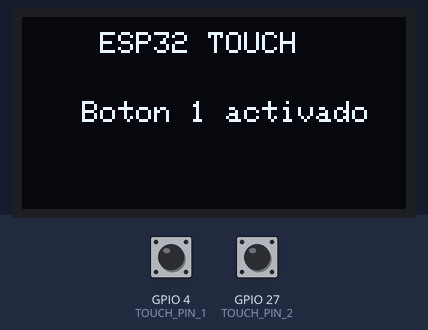
Recording of a sketch running on a simulated ESP32. On the bench: 128×64 one-colour display. The test bench sets the inputs (shaded band); at power-on: GPIO 4 (TOUCH_PIN_1) HIGH, GPIO 27 (TOUCH_PIN_2) HIGH. What the sketch prints to the serial monitor is not drawn.

Above: at 0.1 s.

The sketch:

Labo4.ino
```cpp
#include <Wire.h>
#include <Adafruit_GFX.h>
#include <Adafruit_SH110X.h>

#define SCREEN_WIDTH 128
#define SCREEN_HEIGHT 64
#define OLED_RESET -1
#define OLED_ADDRESS 0x3C

Adafruit_SH1106G display(
  SCREEN_WIDTH,
  SCREEN_HEIGHT,
  &Wire,
  OLED_RESET
);

const int TOUCH_PIN_1 = 4;
const int TOUCH_PIN_2 = 27;

const int UMBRAL_TOUCH = 700;

void setup() {

  Serial.begin(115200);

  Wire.begin(21, 22);

  if (!display.begin(OLED_ADDRESS, true)) {
    Serial.println("Error al iniciar la pantalla OLED");
    while (1);
  }

  display.clearDisplay();
  display.setTextColor(SH110X_WHITE);
}

void loop() {

  int touch1 = touchRead(TOUCH_PIN_1);
  int touch2 = touchRead(TOUCH_PIN_2);

  Serial.print("Boton 1: ");
  Serial.print(touch1);

  Serial.print(" | Boton 2: ");
  Serial.println(touch2);

  display.clearDisplay();

  display.setTextSize(1);
  display.setCursor(26, 5);
  display.println("ESP32 TOUCH");

  if (touch1 < UMBRAL_TOUCH) {

    display.setCursor(20, 28);
    display.println("Boton 1 activado");

  }
  else if (touch2 < UMBRAL_TOUCH) {

    display.setCursor(20, 28);
    display.println("Boton 2 activado");

  }
  else {

    display.setCursor(32, 28);
    display.println("Esperando...");
  }

  display.display();

  delay(100);
}
```
